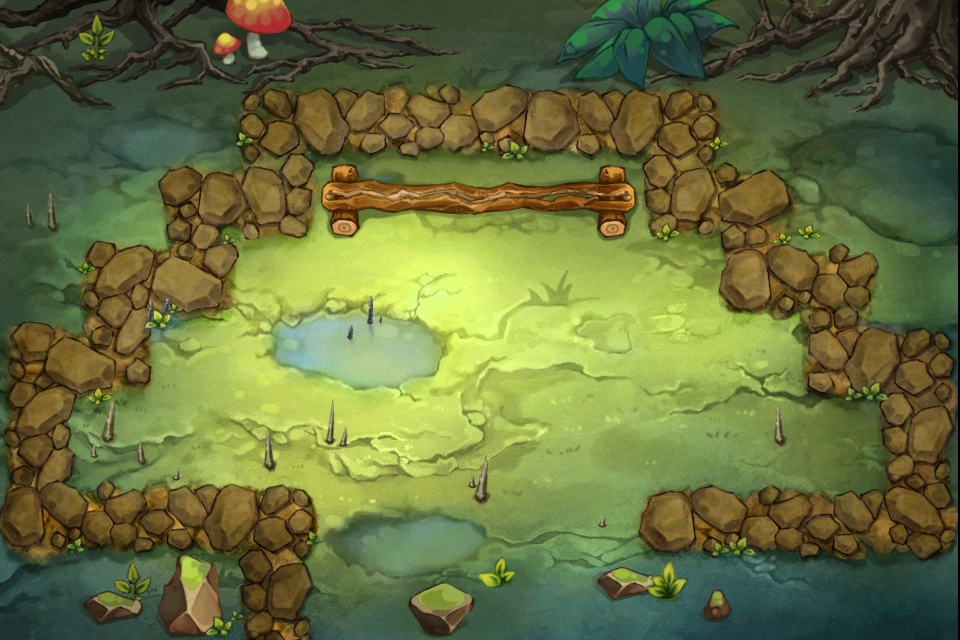

Rendered tile map (Tiled .tmx) drawn with the repository's tilesets; below, a short description and the map source with its tile grids summarised:
An orthogonal 12x8 tile map with 80x80 px tiles, 1 tile layer (Background) and 4 objects (3x grass, woodhero).

<map version="1.0" orientation="orthogonal" width="12" height="8" tilewidth="80" tileheight="80">
 <tileset firstgid="1" name="level4_7bg" tilewidth="80" tileheight="80">
  <tileoffset x="-2" y="0" />
  <image source="level4_7bg.jpg" width="960" height="640" />
  <tile id="12">
   <properties>
    <property name="tiletype" value="1" />
   </properties>
  </tile>
  <tile id="13">
   <properties>
    <property name="tiletype" value="1" />
   </properties>
  </tile>
  <tile id="14">
   <properties>
    <property name="tiletype" value="1" />
   </properties>
  </tile>
  <tile id="15">
   <properties>
    <property name="tiletype" value="0" />
   </properties>
  </tile>
  <tile id="16">
   <properties>
    <property name="tiletype" value="0" />
   </properties>
  </tile>
  <tile id="17">
   <properties>
    <property name="tiletype" value="0" />
   </properties>
  </tile>
  <tile id="18">
   <properties>
    <property name="tiletype" value="0" />
   </properties>
  </tile>
  <tile id="19">
   <properties>
    <property name="tiletype" value="0" />
   </properties>
  </tile>
  <tile id="20">
   <properties>
    <property name="tiletype" value="0" />
   </properties>
  </tile>
  <tile id="21">
   <properties>
    <property name="tiletype" value="1" />
   </properties>
  </tile>
  <tile id="22">
   <properties>
    <property name="tiletype" value="1" />
   </properties>
  </tile>
  <tile id="23">
   <properties>
    <property name="tiletype" value="1" />
   </properties>
  </tile>
  <tile id="24">
   <properties>
    <property name="tiletype" value="1" />
   </properties>
  </tile>
  <tile id="25">
   <properties>
    <property name="tiletype" value="1" />
   </properties>
  </tile>
  <tile id="26">
   <properties>
    <property name="tiletype" value="0" />
   </properties>
  </tile>
  <tile id="27">
   <properties>
    <property name="tiletype" value="0" />
   </properties>
  </tile>
  <tile id="28">
   <properties>
    <property name="tiletype" value="2" />
   </properties>
  </tile>
  <tile id="29">
   <properties>
    <property name="tiletype" value="2" />
   </properties>
  </tile>
  <tile id="30">
   <properties>
    <property name="tiletype" value="2" />
   </properties>
  </tile>
  <tile id="31">
   <properties>
    <property name="tiletype" value="2" />
   </properties>
  </tile>
  <tile id="32">
   <properties>
    <property name="tiletype" value="0" />
   </properties>
  </tile>
  <tile id="33">
   <properties>
    <property name="tiletype" value="0" />
   </properties>
  </tile>
  <tile id="34">
   <properties>
    <property name="tiletype" value="1" />
   </properties>
  </tile>
  <tile id="35">
   <properties>
    <property name="tiletype" value="1" />
   </properties>
  </tile>
  <tile id="36">
   <properties>
    <property name="tiletype" value="1" />
   </properties>
  </tile>
  <tile id="37">
   <properties>
    <property name="tiletype" value="0" />
   </properties>
  </tile>
  <tile id="38">
   <properties>
    <property name="tiletype" value="0" />
   </properties>
  </tile>
  <tile id="39">
   <properties>
    <property name="tiletype" value="1" />
   </properties>
  </tile>
  <tile id="40">
   <properties>
    <property name="tiletype" value="1" />
   </properties>
  </tile>
  <tile id="41">
   <properties>
    <property name="tiletype" value="1" />
   </properties>
  </tile>
  <tile id="42">
   <properties>
    <property name="tiletype" value="1" />
   </properties>
  </tile>
  <tile id="43">
   <properties>
    <property name="tiletype" value="1" />
   </properties>
  </tile>
  <tile id="44">
   <properties>
    <property name="tiletype" value="1" />
   </properties>
  </tile>
  <tile id="45">
   <properties>
    <property name="tiletype" value="0" />
   </properties>
  </tile>
  <tile id="46">
   <properties>
    <property name="tiletype" value="0" />
   </properties>
  </tile>
  <tile id="47">
   <properties>
    <property name="tiletype" value="1" />
   </properties>
  </tile>
  <tile id="48">
   <properties>
    <property name="tiletype" value="0" />
   </properties>
  </tile>
  <tile id="49">
   <properties>
    <property name="tiletype" value="0" />
   </properties>
  </tile>
  <tile id="50">
   <properties>
    <property name="tiletype" value="1" />
   </properties>
  </tile>
  <tile id="51">
   <properties>
    <property name="tiletype" value="1" />
   </properties>
  </tile>
  <tile id="52">
   <properties>
    <property name="tiletype" value="1" />
   </properties>
  </tile>
  <tile id="53">
   <properties>
    <property name="tiletype" value="1" />
   </properties>
  </tile>
  <tile id="54">
   <properties>
    <property name="tiletype" value="1" />
   </properties>
  </tile>
  <tile id="55">
   <properties>
    <property name="tiletype" value="1" />
   </properties>
  </tile>
  <tile id="56">
   <properties>
    <property name="tiletype" value="1" />
   </properties>
  </tile>
  <tile id="57">
   <properties>
    <property name="tiletype" value="1" />
   </properties>
  </tile>
  <tile id="58">
   <properties>
    <property name="tiletype" value="0" />
   </properties>
  </tile>
  <tile id="59">
   <properties>
    <property name="tiletype" value="0" />
   </properties>
  </tile>
  <tile id="60">
   <properties>
    <property name="tiletype" value="0" />
   </properties>
  </tile>
  <tile id="61">
   <properties>
    <property name="tiletype" value="1" />
   </properties>
  </tile>
  <tile id="62">
   <properties>
    <property name="tiletype" value="1" />
   </properties>
  </tile>
  <tile id="63">
   <properties>
    <property name="tiletype" value="1" />
   </properties>
  </tile>
  <tile id="64">
   <properties>
    <property name="tiletype" value="1" />
   </properties>
  </tile>
  <tile id="65">
   <properties>
    <property name="tiletype" value="1" />
   </properties>
  </tile>
  <tile id="66">
   <properties>
    <property name="tiletype" value="1" />
   </properties>
  </tile>
  <tile id="67">
   <properties>
    <property name="tiletype" value="1" />
   </properties>
  </tile>
  <tile id="68">
   <properties>
    <property name="tiletype" value="1" />
   </properties>
  </tile>
  <tile id="69">
   <properties>
    <property name="tiletype" value="1" />
   </properties>
  </tile>
  <tile id="70">
   <properties>
    <property name="tiletype" value="1" />
   </properties>
  </tile>
  <tile id="71">
   <properties>
    <property name="tiletype" value="0" />
   </properties>
  </tile>
  <tile id="72">
   <properties>
    <property name="tiletype" value="0" />
   </properties>
  </tile>
  <tile id="73">
   <properties>
    <property name="tiletype" value="0" />
   </properties>
  </tile>
  <tile id="74">
   <properties>
    <property name="tiletype" value="0" />
   </properties>
  </tile>
  <tile id="75">
   <properties>
    <property name="tiletype" value="0" />
   </properties>
  </tile>
  <tile id="76">
   <properties>
    <property name="tiletype" value="1" />
   </properties>
  </tile>
  <tile id="77">
   <properties>
    <property name="tiletype" value="1" />
   </properties>
  </tile>
  <tile id="78">
   <properties>
    <property name="tiletype" value="1" />
   </properties>
  </tile>
  <tile id="79">
   <properties>
    <property name="tiletype" value="1" />
   </properties>
  </tile>
  <tile id="80">
   <properties>
    <property name="tiletype" value="0" />
   </properties>
  </tile>
  <tile id="81">
   <properties>
    <property name="tiletype" value="0" />
   </properties>
  </tile>
  <tile id="82">
   <properties>
    <property name="tiletype" value="0" />
   </properties>
  </tile>
  <tile id="83">
   <properties>
    <property name="tiletype" value="0" />
   </properties>
  </tile>
  <tile id="87">
   <properties>
    <property name="tiletype" value="0" />
   </properties>
  </tile>
 </tileset>
 <layer name="Background" width="12" height="8">
  <data>[96 cells, 96 non-empty, 96 distinct tile ids]</data>
 </layer>
 <objectgroup name="Objects" width="12" height="8">
  <object name="woodhero" x="359" y="195" />
  <object name="grass" x="41" y="605" />
  <object name="grass" x="387" y="660" />
  <object name="grass" x="836" y="613" />
 </objectgroup>
</map>
